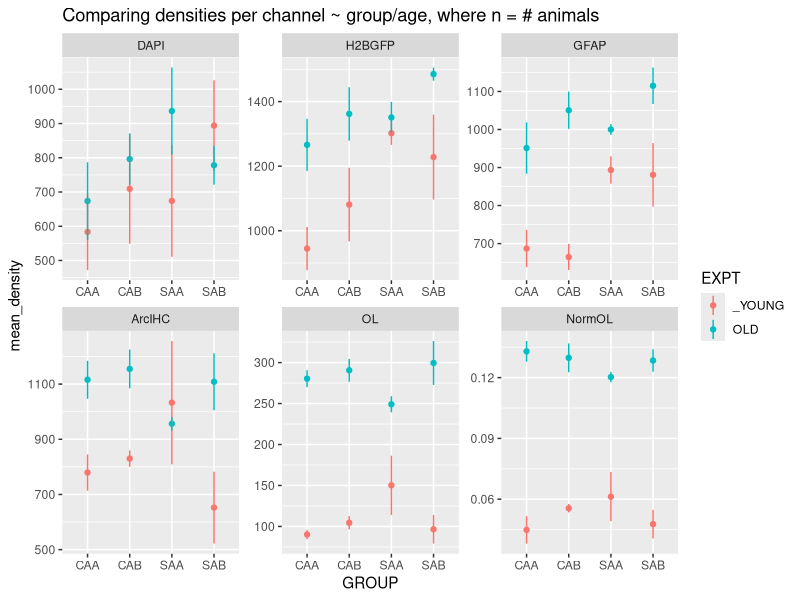
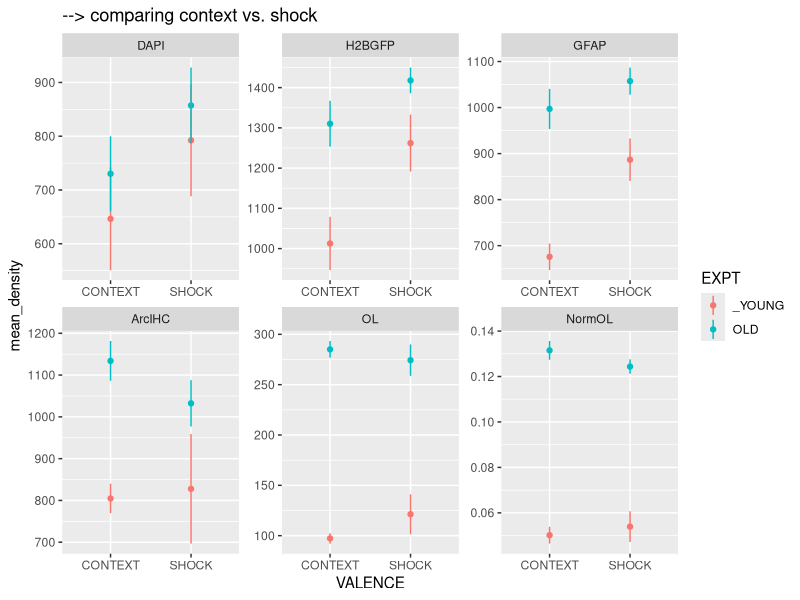
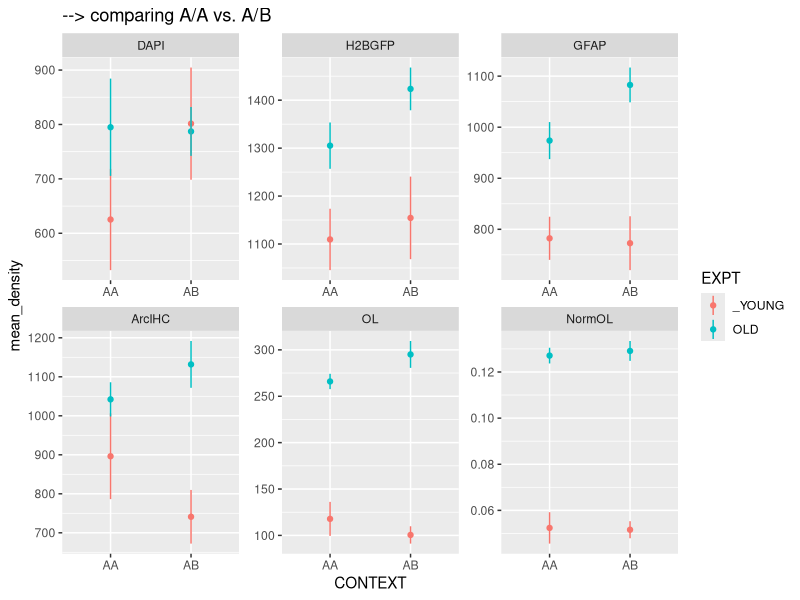
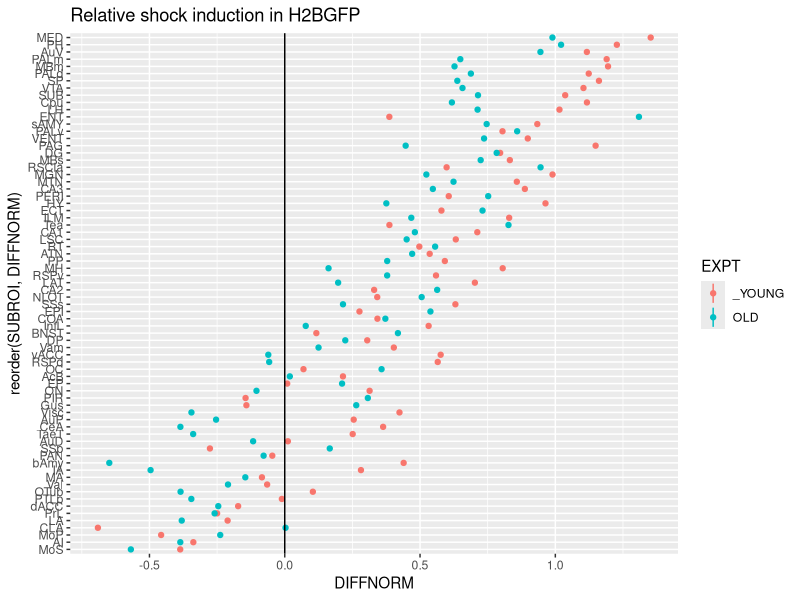
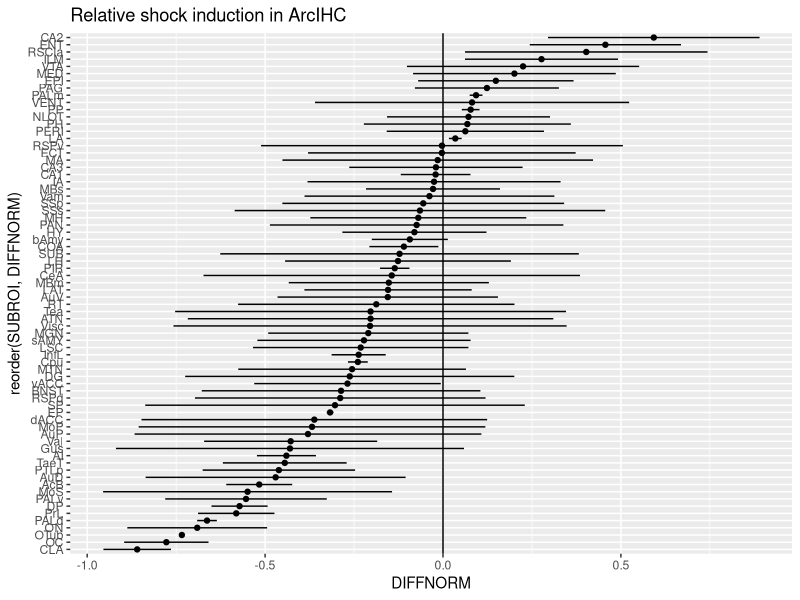
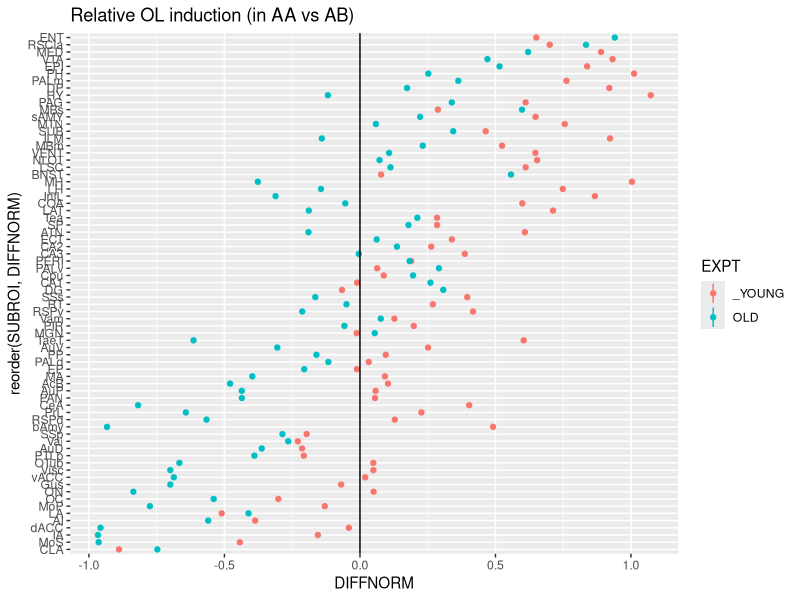

The R script that drew these images, in order:
## ---- chunk 1
# Load libraries
library(ggplot2)
library(dplyr)
library(plotrix)
library(GGally)
library(reshape2)

# Load the data
kk = read.csv(file="All AGE 10 series counts-03232018/Wes_SUBROI_CLN_STACKED.csv", header=TRUE, sep=",")
kk$idBysubroi = as.factor(kk$idBysubroi)


# Merge animal details
animal_details = read.csv("animal_details.csv")
animal_details$Mouse.ID. = as.factor(animal_details$ID)
colnames(animal_details)[9] = "idBysubroi"
kk = merge(animal_details, kk, by = "idBysubroi")
colnames(kk)[2] = "GROUP"


# Merge group details
group_details = read.csv("group_details.csv")
names(group_details)[1] = "GROUP" # because for some reason it messes up
kk = merge(group_details, kk, by="GROUP")

replace = read.csv("replacements.csv")
names(replace) = c("pre", "post") # because for some reason the names mess up

# Rename the age groups
kk$EXPT = as.factor(as.character(replace$post[match(kk$EXPT, replace$pre)]))

# normalize the OL counts
kk$OLmm2.norm = kk$OLmm2
kk$OLmm2.norm = kk$OLmm2/(kk$Ch2mm2 + kk$Ch4mm2 - kk$OLmm2)

# Rename all variable names of the channels
names(kk)[15:20] = as.character(replace[1:6,2])

attach(kk)

# Transform rawkk to a long format
kk.long = melt(kk, id.vars=names(kk[1:14]), variable.name = "CHANNEL", value.name="DENSITY")


## ---- chunk 2

# 
# # What is the mean count per brain, normalized to area?
# channels.all = names(kk[15:20])

kkl.collapseROI = kk.long %>%
  group_by(CHANNEL, GROUP, VALENCE, CONTEXT, EXPT, ID) %>%
  summarize(sem = std.error(DENSITY), mean_density = mean(DENSITY), N = length(DENSITY),
            ymin = mean_density-sem, ymax = mean_density+sem)

kkl.collapseROI

ggplot(kkl.collapseROI) + aes(GROUP, mean_density, fill=EXPT, color = EXPT) + 
  facet_wrap(~CHANNEL, scales="free") +
  stat_summary(fun.y = mean, geom="point") +
  stat_summary(fun.data = mean_se, geom="linerange") +
  ggtitle("Comparing densities per channel ~ group/age, where n = # animals ")

ggplot(kkl.collapseROI) + aes(VALENCE, mean_density, fill=EXPT, color = EXPT) + facet_wrap(~CHANNEL, scales="free") +
  stat_summary(fun.y = mean, geom="point") +
  stat_summary(fun.data = mean_se, geom="linerange") +
  ggtitle("--> comparing context vs. shock")

ggplot(kkl.collapseROI) + aes(CONTEXT, mean_density, fill=EXPT, color = EXPT) + facet_wrap(~CHANNEL, scales="free") +
  stat_summary(fun.y = mean, geom="point") +
  stat_summary(fun.data = mean_se, geom="linerange") +
  ggtitle("--> comparing A/A vs. A/B")


## ---- chunk 3

library(plyr)
shock.induction = ddply(kk.long, .(CHANNEL, SUBROI, EXPT), transform, norm = scale(DENSITY))
shock.induction = dcast(shock.induction, CHANNEL + SUBROI + EXPT ~ VALENCE,
                        value.var = "norm", fun.aggregate = mean)
shock.induction$DIFFNORM = shock.induction$SHOCK - shock.induction$CONTEXT

ggplot(shock.induction %>% filter(CHANNEL=="H2BGFP")) + 
  aes(reorder(SUBROI, DIFFNORM), DIFFNORM, color=EXPT) + 
  stat_summary(fun.y = mean, geom="point") +
  stat_summary(fun.data = mean_se, geom="linerange") +
  coord_flip() + geom_hline(yintercept = 0) + 
  #facet_wrap(~EXPT) +
  ggtitle("Relative shock induction in H2BGFP")
  
ggplot(shock.induction %>% filter(CHANNEL=="ArcIHC")) + 
  aes(reorder(SUBROI, DIFFNORM), DIFFNORM) + 
  stat_summary(fun.y = mean, geom="point") +
  stat_summary(fun.data = mean_se, geom="linerange") +
  coord_flip() + geom_hline(yintercept = 0) + 
  #facet_wrap(~EXPT) +
  ggtitle("Relative shock induction in ArcIHC")



## ---- chunk 4

ol.induction = plyr::ddply(kk.long, .(CHANNEL, SUBROI, EXPT), transform, norm = scale(DENSITY))
ol.induction = dcast(ol.induction, CHANNEL + SUBROI + EXPT ~ CONTEXT,
                        value.var = "norm", fun.aggregate = mean)
ol.induction$DIFFNORM = ol.induction$AA - ol.induction$AB

ggplot(shock.induction %>% filter(CHANNEL=="OL")) + 
  aes(reorder(SUBROI, DIFFNORM), DIFFNORM, color = EXPT) + 
  stat_summary(fun.y = mean, geom="point") +
  stat_summary(fun.data = mean_se, geom="linerange") +
  coord_flip() + geom_hline(yintercept = 0) + 
  #facet_wrap(~EXPT) +
  ggtitle("Relative OL induction (in AA vs AB)")

## ---- chunk 5
# for (i in channels.all) {
#   print (
#     ggplot(rawkk) + aes(factor(SUBROI), rawkk[i], fill=EXPT, color=EXPT) + 
#       stat_summary(fun.y = mean, 
#                    position="dodge",
#                    geom="point") +
#       stat_summary(fun.data = mean_se, 
#                    size=.5,
#                    position="dodge",
#                    geom="linerange") +
#       ggtitle(i) + coord_flip() 
#   )
# }


kkl.collapseID = kk.long %>% 
  group_by(CHANNEL, GROUP, EXPT, SUBROI, ID) %>%
    summarize(sem = std.error(DENSITY), mean_density = mean(DENSITY), N = length(DENSITY),
            ymin = mean_density-sem, ymax = mean_density+sem)
kkl.collapseID


# ggplot(kkl.collapseID) + aes(SUBROI, mean_density, fill=EXPT, color=EXPT) +
#   stat_summary(fun.y = mean, geom = "point") +
#   stat_summary(fun.data = mean_se, size=0.5, geom="linerange") +
#   coord_flip() + facet_wrap(GROUP~CHANNEL, ncol=3, scales="free")
# 
# 
# ggplot(filter(kk.long, kk.long$CHANNEL=="OLmm2.norm")) + aes(SUBROI, DENSITY, fill=EXPT, color=EXPT) +
#   stat_summary(fun.y = mean, geom = "point") +
#   stat_summary(fun.data = mean_se, size=0.5, geom="linerange") +
#   ggtitle("OLmm2 normalized to Arc and GFP") + coord_flip()


